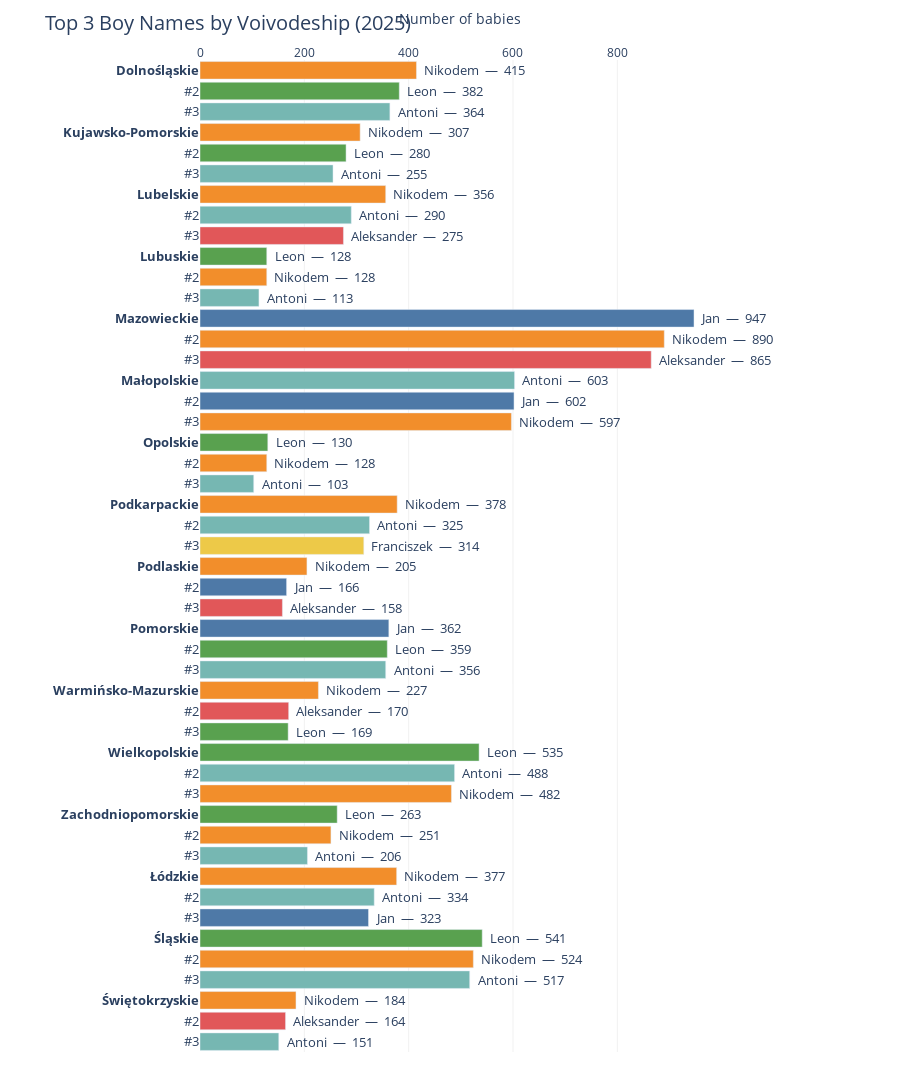
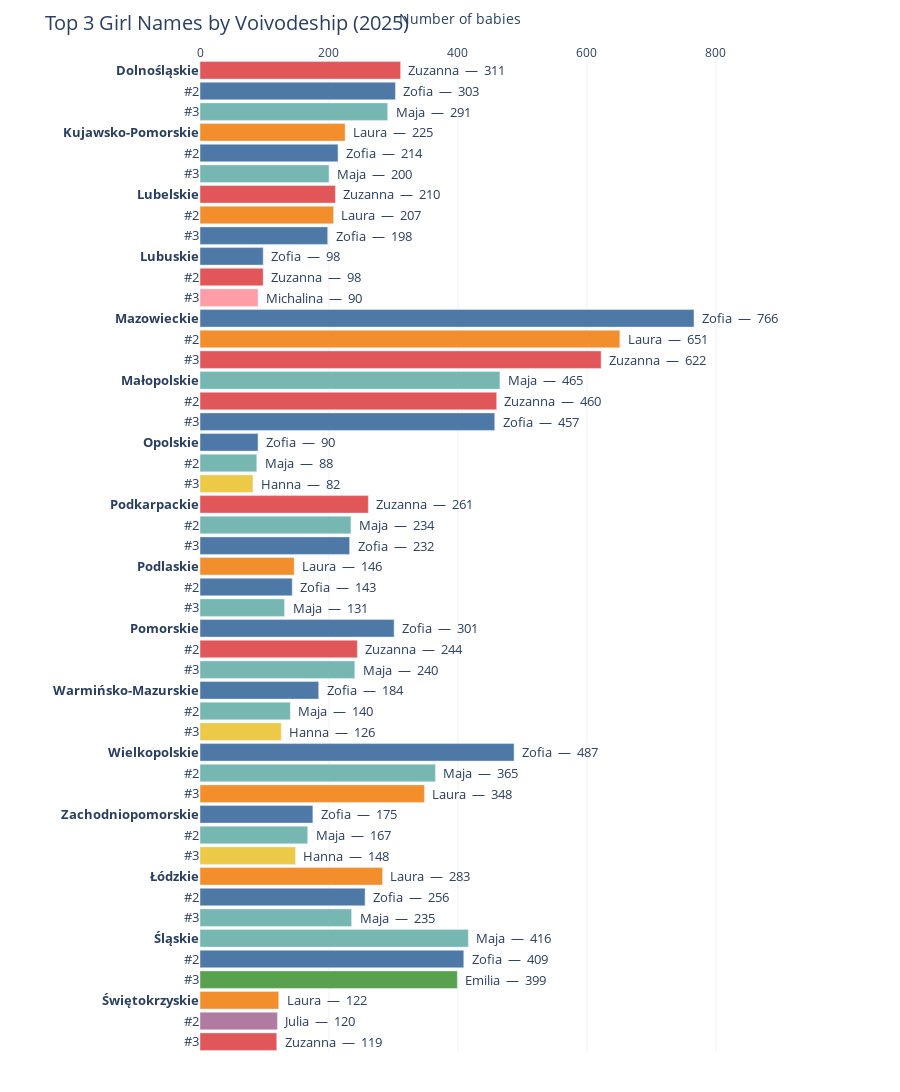

Notebook cell for these charts, in order:
### Code cell
REGIONAL_TOP_N = 3

# Rank names within each voivodeship + sex
df_reg_ranked = (
    df_regional
    .sort("count", descending=True)
    .with_columns(
        pl.col("count")
        .rank(method="ordinal", descending=True)
        .over("voivodeship", "sex")
        .alias("rank")
    )
    .filter(pl.col("rank") <= REGIONAL_TOP_N)
)


def regional_bar_chart(df, sex, title):
    """Horizontal bar chart — one row per voivodeship×rank, name labels outside bars."""
    data = df.filter(pl.col("sex") == sex).sort("voivodeship", "rank")

    all_names = (
        data.sort("count", descending=True)
        .get_column("name").unique(maintain_order=True).to_list()
    )
    name_colors = {n: COLORS[i % len(COLORS)] for i, n in enumerate(all_names)}

    voi_list = data.get_column("voivodeship").to_list()
    names = data.get_column("name").to_list()
    counts = data.get_column("count").to_list()
    ranks = data.get_column("rank").to_list()

    # y-tick labels: voivodeship name for rank 1, indent for ranks 2-3
    y_labels = []
    for v, r in zip(voi_list, ranks):
        if r == 1:
            y_labels.append(f"<b>{v.title()}</b>")
        else:
            y_labels.append(f"   #{r}")

    colors = [name_colors[n] for n in names]
    bar_text = [f"  {n.title()}  —  {c:,}" for n, c in zip(names, counts)]

    fig = go.Figure()
    fig.add_trace(go.Bar(
        y=list(range(len(y_labels))),
        x=counts,
        orientation="h",
        marker=dict(color=colors),
        text=bar_text,
        textposition="outside",
        textfont=dict(size=13),
        hovertemplate="<b>%{customdata[0]}</b><br>%{customdata[1]} — %{x:,}<extra></extra>",
        customdata=list(zip([v.title() for v in voi_list], [n.title() for n in names])),
        cliponaxis=False,
    ))

    fig.update_layout(
        title=dict(text=title, font=dict(size=20)),
        xaxis=dict(title="Number of babies", side="top", gridcolor="rgba(0,0,0,0.06)"),
        yaxis=dict(
            tickvals=list(range(len(y_labels))),
            ticktext=y_labels,
            autorange="reversed",
            tickfont=dict(size=13),
        ),
        plot_bgcolor="white",
        height=max(700, len(y_labels) * 28),
        width=900,
        margin=dict(l=200, r=180, t=60, b=40),
        showlegend=False,
        bargap=0.15,
    )
    return fig


fig_reg_m = regional_bar_chart(df_reg_ranked, "MALE", "Top 3 Boy Names by Voivodeship (2025)")
fig_reg_m.write_html(f"{REPORTS_DIR}/regional_top3_male_2025.html")
fig_reg_m.show()

fig_reg_f = regional_bar_chart(df_reg_ranked, "FEMALE", "Top 3 Girl Names by Voivodeship (2025)")
fig_reg_f.write_html(f"{REPORTS_DIR}/regional_top3_female_2025.html")
fig_reg_f.show()

print(f"Saved regional charts to {REPORTS_DIR}/")

### Figure 1 — Plotly figure (JSON) as saved in the notebook; plotly's stock layout.template omitted (floating-point values rounded to 4 significant figures)
{"data": [{"cliponaxis": false, "customdata": [["Dolnośląskie", "Nikodem"], ["Dolnośląskie", "Leon"], ["Dolnośląskie", "Antoni"], ["Kujawsko-Pomorskie", "Nikodem"], ["Kujawsko-Pomorskie", "Leon"], ["Kujawsko-Pomorskie", "Antoni"], ["Lubelskie", "Nikodem"], ["Lubelskie", "Antoni"], ["Lubelskie", "Aleksander"], ["Lubuskie", "Leon"], ["Lubuskie", "Nikodem"], ["Lubuskie", "Antoni"], ["Mazowieckie", "Jan"], ["Mazowieckie", "Nikodem"], ["Mazowieckie", "Aleksander"], ["Małopolskie", "Antoni"], ["Małopolskie", "Jan"], ["Małopolskie", "Nikodem"], ["Opolskie", "Leon"], ["Opolskie", "Nikodem"], ["Opolskie", "Antoni"], ["Podkarpackie", "Nikodem"], ["Podkarpackie", "Antoni"], ["Podkarpackie", "Franciszek"], ["Podlaskie", "Nikodem"], ["Podlaskie", "Jan"], ["Podlaskie", "Aleksander"], ["Pomorskie", "Jan"], ["Pomorskie", "Leon"], ["Pomorskie", "Antoni"], ["Warmińsko-Mazurskie", "Nikodem"], ["Warmińsko-Mazurskie", "Aleksander"], ["Warmińsko-Mazurskie", "Leon"], ["Wielkopolskie", "Leon"], ["Wielkopolskie", "Antoni"], ["Wielkopolskie", "Nikodem"], ["Zachodniopomorskie", "Leon"], ["Zachodniopomorskie", "Nikodem"], ["Zachodniopomorskie", "Antoni"], ["Łódzkie", "Nikodem"], ["Łódzkie", "Antoni"], ["Łódzkie", "Jan"], ["Śląskie", "Leon"], ["Śląskie", "Nikodem"], ["Śląskie", "Antoni"], ["Świętokrzyskie", "Nikodem"], ["Świętokrzyskie", "Aleksander"], ["Świętokrzyskie", "Antoni"]], "hovertemplate": "<b>%{customdata[0]}</b><br>%{customdata[1]} — %{x:,}<extra></extra>", "marker": {"color": ["#f28e2b", "#59a14f", "#76b7b2", "#f28e2b", "#59a14f", "#76b7b2", "#f28e2b", "#76b7b2", "#e15759", "#59a14f", "#f28e2b", "#76b7b2", "#4e79a7", "#f28e2b", "#e15759", "#76b7b2", "#4e79a7", "#f28e2b", "#59a14f", "#f28e2b", "#76b7b2", "#f28e2b", "#76b7b2", "#edc948", "#f28e2b", "#4e79a7", "#e15759", "#4e79a7", "#59a14f", "#76b7b2", "#f28e2b", "#e15759", "#59a14f", "#59a14f", "#76b7b2", "#f28e2b", "#59a14f", "#f28e2b", "#76b7b2", "#f28e2b", "#76b7b2", "#4e79a7", "#59a14f", "#f28e2b", "#76b7b2", "#f28e2b", "#e15759", "#76b7b2"]}, "orientation": "h", "text": ["  Nikodem  —  415", "  Leon  —  382", "  Antoni  —  364", "  Nikodem  —  307", "  Leon  —  280", "  Antoni  —  255", "  Nikodem  —  356", "  Antoni  —  290", "  Aleksander  —  275", "  Leon  —  128", "  Nikodem  —  128", "  Antoni  —  113", "  Jan  —  947", "  Nikodem  —  890", "  Aleksander  —  865", "  Antoni  —  603", "  Jan  —  602", "  Nikodem  —  597", "  Leon  —  130", "  Nikodem  —  128", "  Antoni  —  103", "  Nikodem  —  378", "  Antoni  —  325", "  Franciszek  —  314", "  Nikodem  —  205", "  Jan  —  166", "  Aleksander  —  158", "  Jan  —  362", "  Leon  —  359", "  Antoni  —  356", "  Nikodem  —  227", "  Aleksander  —  170", "  Leon  —  169", "  Leon  —  535", "  Antoni  —  488", "  Nikodem  —  482", "  Leon  —  263", "  Nikodem  —  251", "  Antoni  —  206", "  Nikodem  —  377", "  Antoni  —  334", "  Jan  —  323", "  Leon  —  541", "  Nikodem  —  524", "  Antoni  —  517", "  Nikodem  —  184", "  Aleksander  —  164", "  Antoni  —  151"], "textfont": {"size": 13}, "textposition": "outside", "type": "bar", "x": [415, 382, 364, 307, 280, 255, 356, 290, 275, 128, 128, 113, 947, 890, 865, 603, 602, 597, 130, 128, 103, 378, 325, 314, 205, 166, 158, 362, 359, 356, 227, 170, 169, 535, 488, 482, 263, 251, 206, 377, 334, 323, 541, 524, 517, 184, 164, 151], "y": [0, 1, 2, 3, 4, 5, 6, 7, 8, 9, 10, 11, 12, 13, 14, 15, 16, 17, 18, 19, 20, 21, 22, 23, 24, 25, 26, 27, 28, 29, 30, 31, 32, 33, 34, 35, 36, 37, 38, 39, 40, 41, 42, 43, 44, 45, 46, 47]}], "layout": {"bargap": 0.15, "height": 1344, "margin": {"b": 40, "l": 200, "r": 180, "t": 60}, "plot_bgcolor": "white", "showlegend": false, "title": {"font": {"size": 20}, "text": "Top 3 Boy Names by Voivodeship (2025)"}, "width": 900, "xaxis": {"gridcolor": "rgba(0,0,0,0.06)", "side": "top", "title": {"text": "Number of babies"}}, "yaxis": {"autorange": "reversed", "tickfont": {"size": 13}, "ticktext": ["<b>Dolnośląskie</b>", "   #2", "   #3", "<b>Kujawsko-Pomorskie</b>", "   #2", "   #3", "<b>Lubelskie</b>", "   #2", "   #3", "<b>Lubuskie</b>", "   #2", "   #3", "<b>Mazowieckie</b>", "   #2", "   #3", "<b>Małopolskie</b>", "   #2", "   #3", "<b>Opolskie</b>", "   #2", "   #3", "<b>Podkarpackie</b>", "   #2", "   #3", "<b>Podlaskie</b>", "   #2", "   #3", "<b>Pomorskie</b>", "   #2", "   #3", "<b>Warmińsko-Mazurskie</b>", "   #2", "   #3", "<b>Wielkopolskie</b>", "   #2", "   #3", "<b>Zachodniopomorskie</b>", "   #2", "   #3", "<b>Łódzkie</b>", "   #2", "   #3", "<b>Śląskie</b>", "   #2", "   #3", "<b>Świętokrzyskie</b>", "   #2", "   #3"], "tickvals": [0, 1, 2, 3, 4, 5, 6, 7, 8, 9, 10, 11, 12, 13, 14, 15, 16, 17, 18, 19, 20, 21, 22, 23, 24, 25, 26, 27, 28, 29, 30, 31, 32, 33, 34, 35, 36, 37, 38, 39, 40, 41, 42, 43, 44, 45, 46, 47]}}}

### Figure 2 — Plotly figure (JSON) as saved in the notebook; plotly's stock layout.template omitted (floating-point values rounded to 4 significant figures)
{"data": [{"cliponaxis": false, "customdata": [["Dolnośląskie", "Zuzanna"], ["Dolnośląskie", "Zofia"], ["Dolnośląskie", "Maja"], ["Kujawsko-Pomorskie", "Laura"], ["Kujawsko-Pomorskie", "Zofia"], ["Kujawsko-Pomorskie", "Maja"], ["Lubelskie", "Zuzanna"], ["Lubelskie", "Laura"], ["Lubelskie", "Zofia"], ["Lubuskie", "Zofia"], ["Lubuskie", "Zuzanna"], ["Lubuskie", "Michalina"], ["Mazowieckie", "Zofia"], ["Mazowieckie", "Laura"], ["Mazowieckie", "Zuzanna"], ["Małopolskie", "Maja"], ["Małopolskie", "Zuzanna"], ["Małopolskie", "Zofia"], ["Opolskie", "Zofia"], ["Opolskie", "Maja"], ["Opolskie", "Hanna"], ["Podkarpackie", "Zuzanna"], ["Podkarpackie", "Maja"], ["Podkarpackie", "Zofia"], ["Podlaskie", "Laura"], ["Podlaskie", "Zofia"], ["Podlaskie", "Maja"], ["Pomorskie", "Zofia"], ["Pomorskie", "Zuzanna"], ["Pomorskie", "Maja"], ["Warmińsko-Mazurskie", "Zofia"], ["Warmińsko-Mazurskie", "Maja"], ["Warmińsko-Mazurskie", "Hanna"], ["Wielkopolskie", "Zofia"], ["Wielkopolskie", "Maja"], ["Wielkopolskie", "Laura"], ["Zachodniopomorskie", "Zofia"], ["Zachodniopomorskie", "Maja"], ["Zachodniopomorskie", "Hanna"], ["Łódzkie", "Laura"], ["Łódzkie", "Zofia"], ["Łódzkie", "Maja"], ["Śląskie", "Maja"], ["Śląskie", "Zofia"], ["Śląskie", "Emilia"], ["Świętokrzyskie", "Laura"], ["Świętokrzyskie", "Julia"], ["Świętokrzyskie", "Zuzanna"]], "hovertemplate": "<b>%{customdata[0]}</b><br>%{customdata[1]} — %{x:,}<extra></extra>", "marker": {"color": ["#e15759", "#4e79a7", "#76b7b2", "#f28e2b", "#4e79a7", "#76b7b2", "#e15759", "#f28e2b", "#4e79a7", "#4e79a7", "#e15759", "#ff9da7", "#4e79a7", "#f28e2b", "#e15759", "#76b7b2", "#e15759", "#4e79a7", "#4e79a7", "#76b7b2", "#edc948", "#e15759", "#76b7b2", "#4e79a7", "#f28e2b", "#4e79a7", "#76b7b2", "#4e79a7", "#e15759", "#76b7b2", "#4e79a7", "#76b7b2", "#edc948", "#4e79a7", "#76b7b2", "#f28e2b", "#4e79a7", "#76b7b2", "#edc948", "#f28e2b", "#4e79a7", "#76b7b2", "#76b7b2", "#4e79a7", "#59a14f", "#f28e2b", "#b07aa1", "#e15759"]}, "orientation": "h", "text": ["  Zuzanna  —  311", "  Zofia  —  303", "  Maja  —  291", "  Laura  —  225", "  Zofia  —  214", "  Maja  —  200", "  Zuzanna  —  210", "  Laura  —  207", "  Zofia  —  198", "  Zofia  —  98", "  Zuzanna  —  98", "  Michalina  —  90", "  Zofia  —  766", "  Laura  —  651", "  Zuzanna  —  622", "  Maja  —  465", "  Zuzanna  —  460", "  Zofia  —  457", "  Zofia  —  90", "  Maja  —  88", "  Hanna  —  82", "  Zuzanna  —  261", "  Maja  —  234", "  Zofia  —  232", "  Laura  —  146", "  Zofia  —  143", "  Maja  —  131", "  Zofia  —  301", "  Zuzanna  —  244", "  Maja  —  240", "  Zofia  —  184", "  Maja  —  140", "  Hanna  —  126", "  Zofia  —  487", "  Maja  —  365", "  Laura  —  348", "  Zofia  —  175", "  Maja  —  167", "  Hanna  —  148", "  Laura  —  283", "  Zofia  —  256", "  Maja  —  235", "  Maja  —  416", "  Zofia  —  409", "  Emilia  —  399", "  Laura  —  122", "  Julia  —  120", "  Zuzanna  —  119"], "textfont": {"size": 13}, "textposition": "outside", "type": "bar", "x": [311, 303, 291, 225, 214, 200, 210, 207, 198, 98, 98, 90, 766, 651, 622, 465, 460, 457, 90, 88, 82, 261, 234, 232, 146, 143, 131, 301, 244, 240, 184, 140, 126, 487, 365, 348, 175, 167, 148, 283, 256, 235, 416, 409, 399, 122, 120, 119], "y": [0, 1, 2, 3, 4, 5, 6, 7, 8, 9, 10, 11, 12, 13, 14, 15, 16, 17, 18, 19, 20, 21, 22, 23, 24, 25, 26, 27, 28, 29, 30, 31, 32, 33, 34, 35, 36, 37, 38, 39, 40, 41, 42, 43, 44, 45, 46, 47]}], "layout": {"bargap": 0.15, "height": 1344, "margin": {"b": 40, "l": 200, "r": 180, "t": 60}, "plot_bgcolor": "white", "showlegend": false, "title": {"font": {"size": 20}, "text": "Top 3 Girl Names by Voivodeship (2025)"}, "width": 900, "xaxis": {"gridcolor": "rgba(0,0,0,0.06)", "side": "top", "title": {"text": "Number of babies"}}, "yaxis": {"autorange": "reversed", "tickfont": {"size": 13}, "ticktext": ["<b>Dolnośląskie</b>", "   #2", "   #3", "<b>Kujawsko-Pomorskie</b>", "   #2", "   #3", "<b>Lubelskie</b>", "   #2", "   #3", "<b>Lubuskie</b>", "   #2", "   #3", "<b>Mazowieckie</b>", "   #2", "   #3", "<b>Małopolskie</b>", "   #2", "   #3", "<b>Opolskie</b>", "   #2", "   #3", "<b>Podkarpackie</b>", "   #2", "   #3", "<b>Podlaskie</b>", "   #2", "   #3", "<b>Pomorskie</b>", "   #2", "   #3", "<b>Warmińsko-Mazurskie</b>", "   #2", "   #3", "<b>Wielkopolskie</b>", "   #2", "   #3", "<b>Zachodniopomorskie</b>", "   #2", "   #3", "<b>Łódzkie</b>", "   #2", "   #3", "<b>Śląskie</b>", "   #2", "   #3", "<b>Świętokrzyskie</b>", "   #2", "   #3"], "tickvals": [0, 1, 2, 3, 4, 5, 6, 7, 8, 9, 10, 11, 12, 13, 14, 15, 16, 17, 18, 19, 20, 21, 22, 23, 24, 25, 26, 27, 28, 29, 30, 31, 32, 33, 34, 35, 36, 37, 38, 39, 40, 41, 42, 43, 44, 45, 46, 47]}}}
